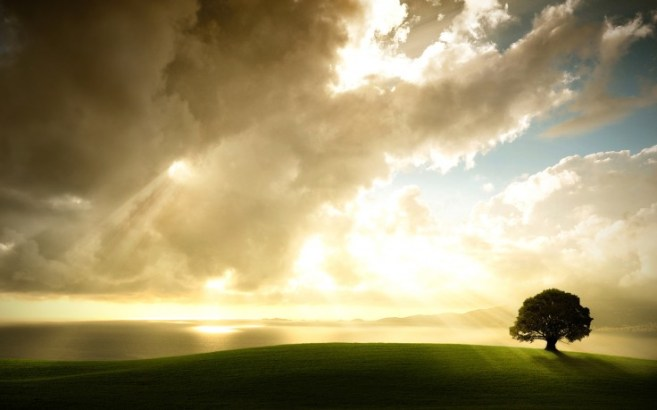
#> input picture Dataset/Images/Nature.jpg, 657 x 410 px, found by its file name
$ jupyter execute --allow-errors OpenCV_and_NumPy_Operations.ipynb   (shell and % lines are left out)
#> lines starting #> are read from the running program, lines starting #| are printed output that depends on the picture
<a href="https://colab.research.google.com/github/plthiyagu/AI-Engineering/blob/master/12-Vision%20and%20Image/OpenCV_and_NumPy_Operations.ipynb" target="_parent"></a>

https://www.analyticsvidhya.com/blog/2021/07/advanced-opencv-numpy-operations-cropping-copying-and-pasting/?utm_source=feedburner&utm_medium=email&utm_campaign=Feed%3A+AnalyticsVidhya+%28Analytics+Vidhya%29

[cell 1]
# import the required packages
import cv2
import os
import numpy as np
from google.colab.patches import cv2_imshow

[cell 2]
# load the image into system memory
image = cv2.imread('Nature.jpg', flags=cv2.IMREAD_COLOR)
#> image is the input picture: shape (410, 657, 3); mean B, G, R 106.3, 145.2, 158.2
cv2_imshow(image)
cv2.waitKey()
cv2.destroyAllWindows()

[cell 3]
print(image.shape)
#| (410, 657, 3)
print("Rows of Pixels: %d Rows"%(image.shape[0]))
#| Rows of Pixels: 410 Rows
print("Columns of Pixels: %d Columns"%(image.shape[1]))
#| Columns of Pixels: 657 Columns
print("Color Channels: %d Color Channels"%(image.shape[2]))
#| Color Channels: 3 Color Channels

[cell 4]
import numpy as np
numpy_zeros = np.zeros(shape=(6, 6))
print(numpy_zeros)

[cell 5]
numpy_ones = np.ones(shape=(4, 4))
print(numpy_ones)

[cell 6]
numpy_zeros[1:5, 1:5] = numpy_ones
print(numpy_zeros)

[cell 7]
tree = image[320:393, 570:665]
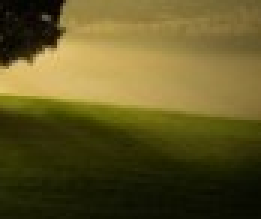
#> tree: shape (73, 87, 3) (shown 3 times larger); mean B, G, R 36.6, 86.7, 97.1
cv2_imshow(tree)
cv2.waitKey()
cv2.destroyAllWindows()

[cell 8]
print('Shape Of Tree: ', tree.shape)
#| Shape Of Tree:  (73, 87, 3)
print("Rows of Pixels: %d Rows"%(tree.shape[0]))
#| Rows of Pixels: 73 Rows
print("Columns of Pixels: %d Columns"%(tree.shape[1]))
#| Columns of Pixels: 87 Columns
print("Color Channels: %d Color Channels"%(tree.shape[2]))
#| Color Channels: 3 Color Channels

[cell 9]
image[333:406, 0:87] = tree
image[333:406, 87:174] = tree[:, ::-1, :]
image[323:396, 174:261] = tree[:, ::-1, :]
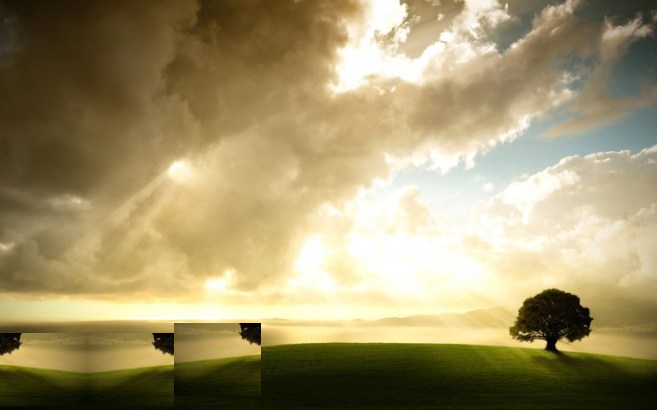
#> image: shape (410, 657, 3); mean B, G, R 107, 146.8, 160.2
#> (the rest of this cell did not finish here and is left out)
